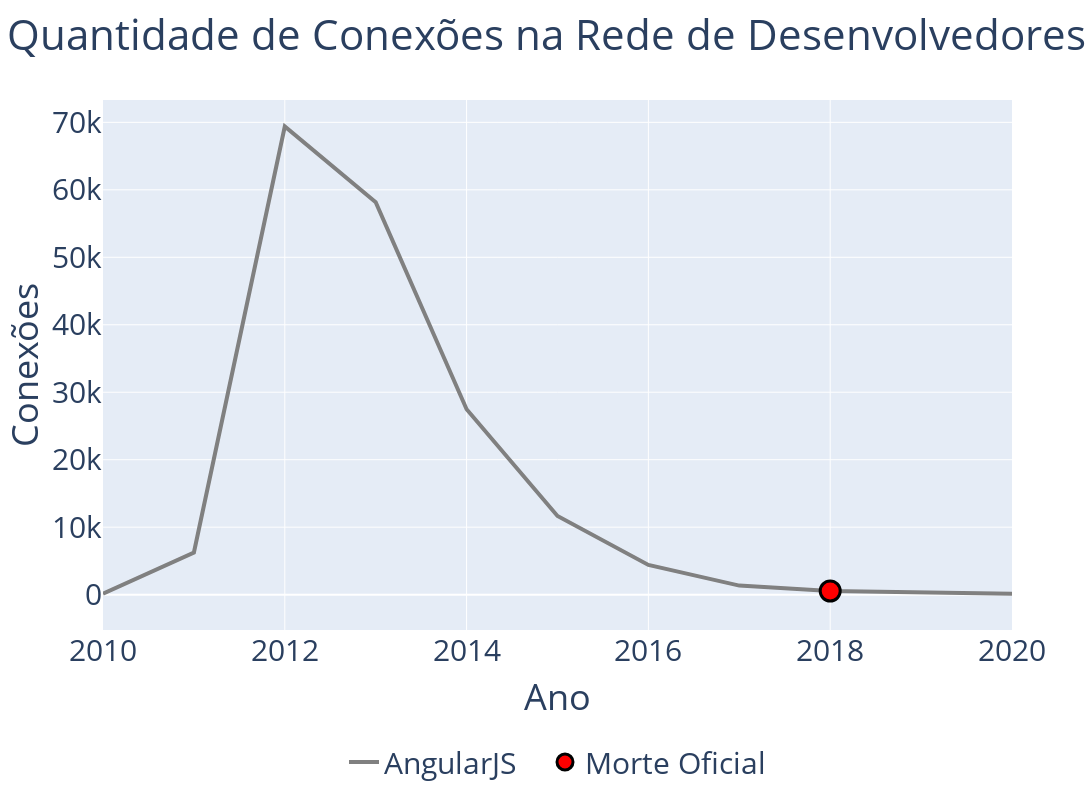

Source (notebook cell):
### Code cell
#extrai os dados e define o padrão do layout
trace = go.Scatter(x = ano, 
                   y = arestas, 
                   mode = 'lines', 
                   name = 'AngularJS   ', 
                   line = dict(color = "gray", width = 4)
                   );

angularjs_death = go.Scatter(
    x = ['2018'],
    y = [arestas[8]],
    mode = 'markers',
    name = 'Morte Oficial',
    marker = {
        'size': 20,
        'line_color': 'black',
        'line_width': 3,
        'color': 'red',
    }
)

GraficoLinear(trace, [angularjs_death], 'Ano', 'Conexões', 'Quantidade de Conexões na Rede de Desenvolvedores')

### Figure 1 — Plotly figure (JSON) as saved in the notebook; plotly's stock layout.template omitted (floating-point values rounded to 4 significant figures)
{"data": [{"line": {"color": "gray", "width": 4}, "mode": "lines", "name": "AngularJS   ", "type": "scatter", "x": [2010, 2011, 2012, 2013, 2014, 2015, 2016, 2017, 2018, 2019, 2020], "y": [131, 6248, 69385, 58171, 27476, 11657, 4402, 1339, 541, 282, 122]}, {"marker": {"color": "red", "line": {"color": "black", "width": 3}, "size": 20}, "mode": "markers", "name": "Morte Oficial", "type": "scatter", "x": ["2018"], "y": [541]}], "layout": {"font": {"size": 30}, "height": 800, "legend": {"font": {"size": 30}, "orientation": "h", "x": 0.5, "xanchor": "center", "y": -0.2, "yanchor": "top"}, "title": {"text": "Quantidade de Conexões na Rede de Desenvolvedores", "x": 0.5, "xanchor": "center"}, "width": 1700, "xaxis": {"title": {"text": "Ano"}}, "yaxis": {"title": {"text": "Conexões"}}}}
